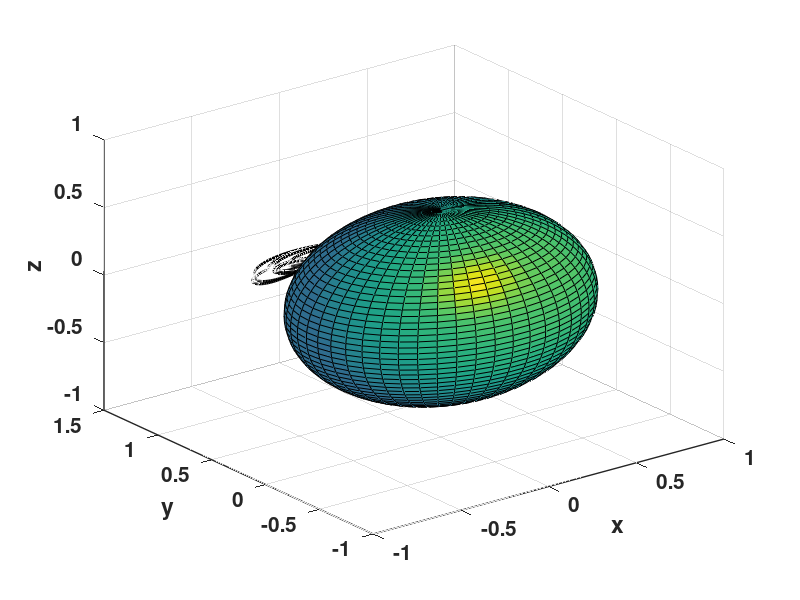
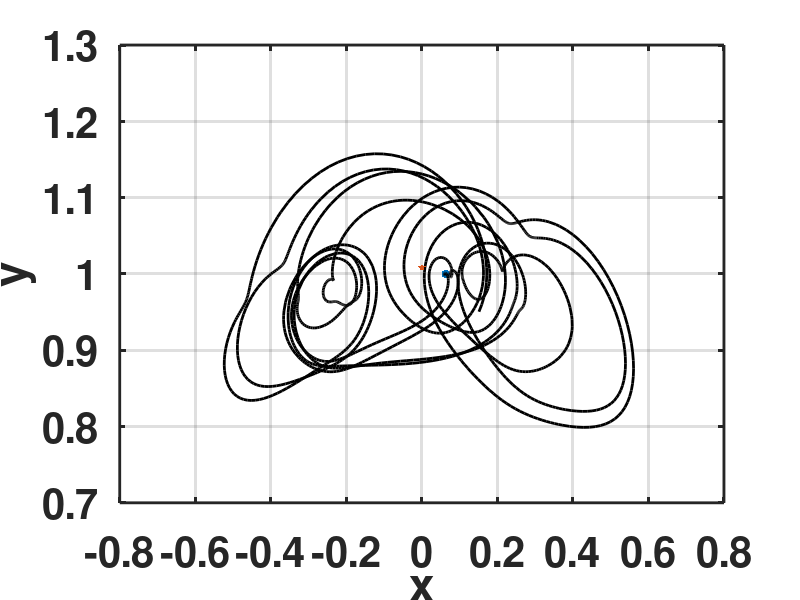

These charts were generated, in order, by the following MATLAB code:
orbitN = load('Orbit1.DAT');
EP = orbitN(1,:);
orbitN(1,:) =[];

figure
scatter3(orbitN(1,1), orbitN(1,2), orbitN(1,3),'filled','green','LineWidth',3);
hold on
plot3(orbitN(:,1), orbitN(:,2), orbitN(:,3), 'LineWidth', 2, 'Color', 'black');
scatter3(EP(1),EP(2),EP(3),'filled','red','LineWidth',3)
xlabel('x');
ylabel('y');
zlabel('z');
grid on
set(gca,'FontSize',15,'FontWeight','bold','LineWidth',1)
[x, y, z] = ellipsoid(0,0,0,0.766880337068647,0.751843467714360,0.677336457400324,50);
surfl(x, y, z);

figure
scatter(orbitN(1,1), orbitN(1,2),'filled','green','LineWidth',3);
hold on
plot(orbitN(:,1), orbitN(:,2), 'LineWidth', 2, 'Color', 'black');
scatter(EP(1),EP(2),'filled','red','p')
xlabel('x','FontWeight','bold');
ylabel('y','FontWeight','bold');
grid on
box on
set(gca,'FontSize',30,'FontWeight','bold','LineWidth',2)